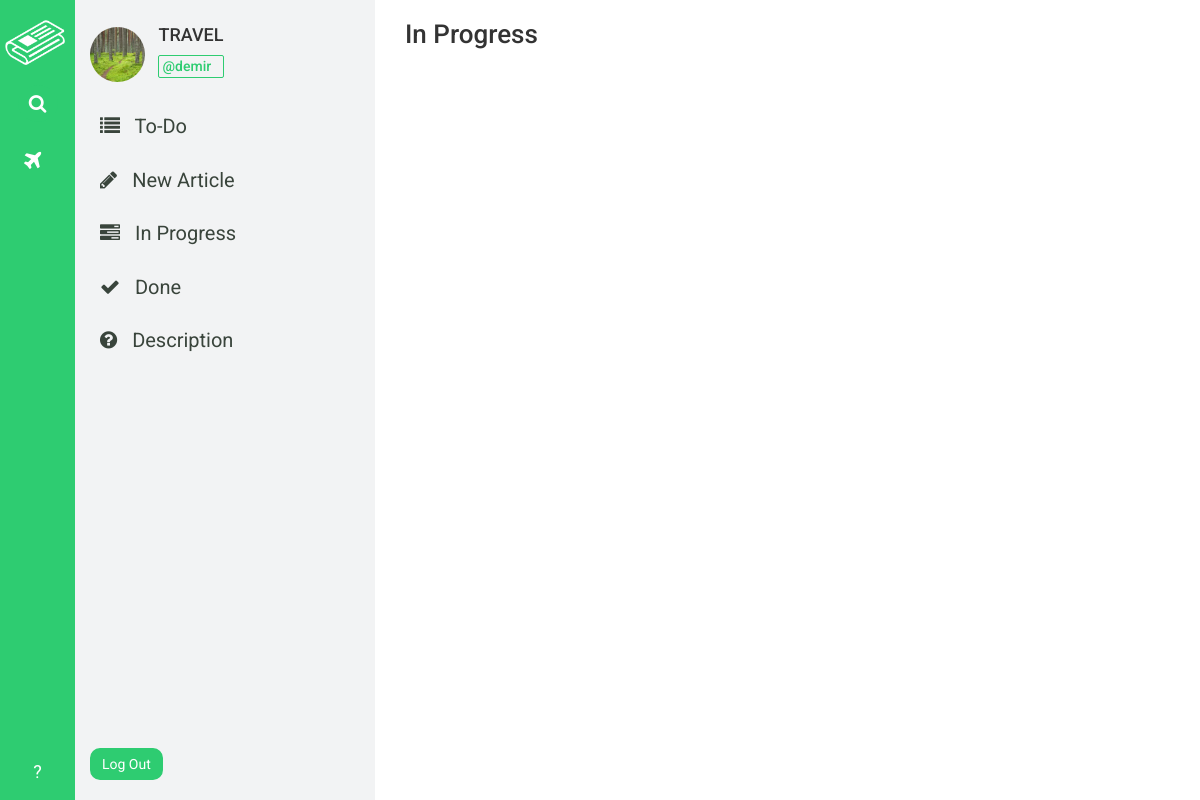
Before: /desk/TRAVEL/article/progress/ (signed in) with the older database file.
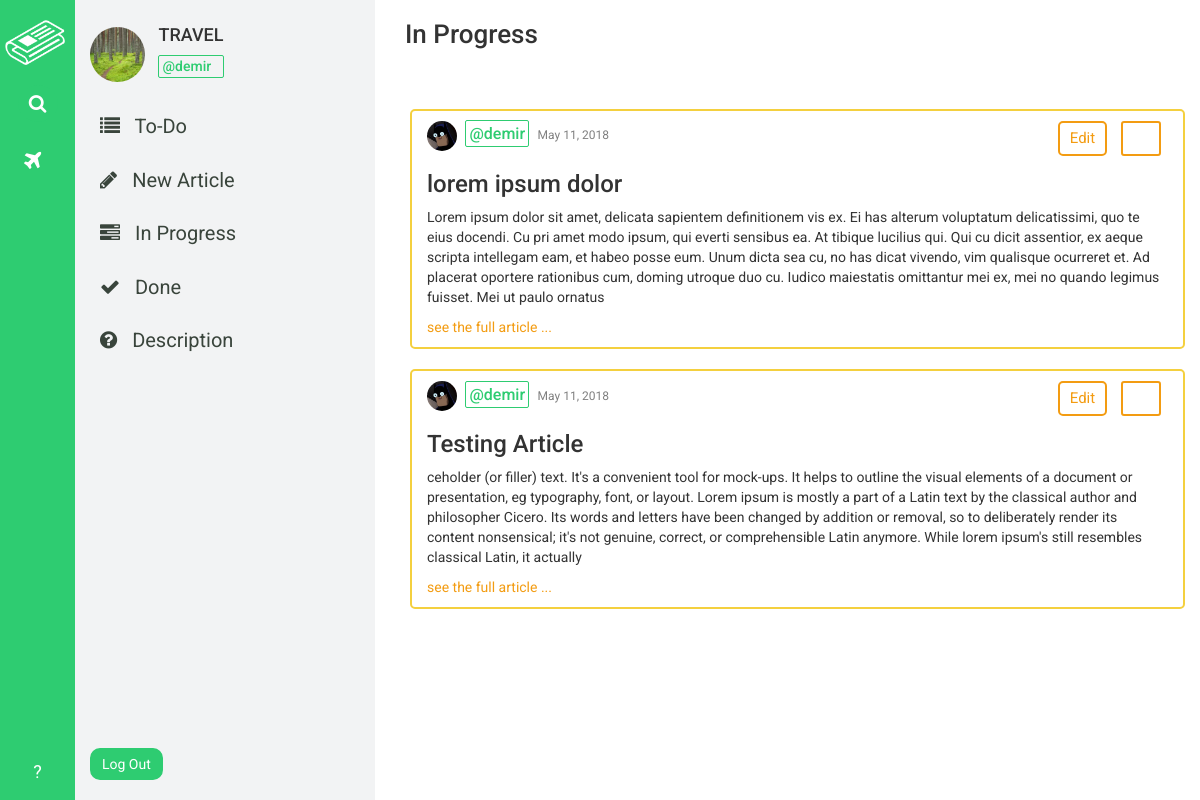
After: the same page with the newer database file.
### desk_app/models.py (models this page shows, shortened)
class DeskWorkers(models.Model):
    worker = models.ForeignKey(User, on_delete=models.CASCADE)
    joined_desk = models.ForeignKey(Desk, on_delete=models.CASCADE)

class Desk(models.Model):
    sub_editor = models.ForeignKey(User, on_delete=models.CASCADE)
    image = models.ImageField(
        upload_to='deks_images/', blank=False, null=False
    )
    CATEGORY_CHOICES = (
        ('WORLD', 'fa fa-globe'),
        ('METRO', 'fa fa-building'),
        ('POLITICS', 'fa-flag'),
        ('BUSINESS', 'fa fa-suitcase'),
        ('TECH', 'fa fa-code'),
        ('SCIENCE', 'fa fa-flask'),
        ('OPINION', 'fa fa-gavel'),
        ('HEALTH', 'fa fa-heart'),
        ('SPORTS', 'fa fa-bicycle'),
        ('ARTS', 'fa fa-paint-brush'),
        ('BOOKS', 'fa fa-book'),
        ('STYLE', 'fa fa-eye'),
        ('TRAVEL', 'fa fa-plane'),
        ('MAGAZINE', 'fa fa-file'),
        ('TABLOID', 'fa fa-phone'),
    )
    CATEGORY_COLOR_CHOICES = (
        ('WORLD', '#3498DB'),
        ('METRO', '#2980B9'),
        ('POLITICS', '#5D6D7E'),
        ('BUSINESS', '#2E4053'),
        ('TECH', '#F4D03F'),
        ('SCIENCE', '#2ECC71'),
        ('OPINION', '#9B59B6'),
        ('HEALTH', '#E74C3C'),
        ('SPORTS', '#58D68D'),
        ('ARTS', '#F39C12'),
        ('BOOKS', '#E67E22'),
        ('STYLE', '#F5B7B1'),
        ('TRAVEL', '#BB8FCE'),
        ('MAGAZINE', '#8E44AD'),
        ('TABLOID', '#A569BD'),
    )
    category = models.CharField(max_length=50, choices=CATEGORY_CHOICES)
    category_color = models.CharField(
        max_length=50, choices=CATEGORY_COLOR_CHOICES
    )
    name = models.CharField(max_length=30)
    description = models.TextField()
    creation_date = models.DateField(default=timezone.now)

class Article(models.Model):
    author = models.ForeignKey(User, on_delete=models.CASCADE)
    author_settings = models.ForeignKey(
            ProfileSettings, on_delete=models.CASCADE, null=True
        )
    desk = models.ForeignKey('Desk', on_delete=models.CASCADE, null=True)
    title = models.CharField(max_length=120)
    content = models.TextField()
    publish_date = models.DateField(default=timezone.now)
    category = models.CharField(max_length=50)
    pushed_to_done = models.BooleanField(default=False)
    pushed_to_publish = models.BooleanField(default=False)

### desk_app/views.py (the view)
# urls.py: path("<str:deskname>/article/progress/", views.in_progress, name='in_progress'),
@login_required
def in_progress(request, deskname):
    current_user = get_object_or_404(User, pk=request.user.id)
    desk = get_object_or_404(Desk, name=deskname)
    if request.POST.get("check_button"):
        hidden_id = request.POST.get("hidden_id")
        current_article = get_object_or_404(Article, pk=hidden_id)
        current_article.pushed_to_done = True
        current_article.save()
    try:
        all_articles = Article.objects.filter(pushed_to_done=False).order_by('-publish_date')
    except ObjectDoesNotExist:
        all_articles = None
    try:
        current_user_settings = ProfileSettings.objects.get(user=current_user)
    except ObjectDoesNotExist:
        current_user_settings = None
    try:
        current_user_desks = DeskWorkers.objects.filter(worker=current_user)
    except ObjectDoesNotExist:
        current_user_desks = None
    data = {
        'has_desk_navbar': True,
        'current_user': current_user,
        'desk': desk,
        'current_user_settings': current_user_settings,
        'current_user_desks': current_user_desks,
        'all_articles': all_articles,
    }
    return render(request, 'desk_app/in_progress.html', context=data)

### templates/desk_app/in_progress.html (shortened to what this page needs)
{% extends 'base.html' %}
{% load staticfiles %}
{% block css_link %}
<link rel="stylesheet" href="{% static 'desk_app/css/in_progress.css' %}" />
{% endblock %}
{% block content %}
<div id="wrapper">
  <h3 id="header">In Progress</h3>
  <br />
  <div id="article-container">
    {% for article in all_articles %}
    <div id="article-cell">
      <div id="author-info">
        <img src="{% static 'assets/pp.jpg' %}" alt="pp_image" height="30px" width="30px" />
        {% if article.author == desk.sub_editor %}
          <h4 style="color:#2ECC71; border:#2ECC71 1px solid ; padding:3px; border-radius:2px; font-size:16px">@{{ current_user.username }}</h4>
        {% else %}
          <h4 style="color:#3498DB; border:1px solid #3498DB; padding:3px; border-radius:2px; font-size:16px">@{{ current_user.username }}</h4>
        {% endif %}
        <p>{{ article.publish_date }}</p>
      </div>
      <div id="perform-buttons">
        <a href="{% url 'article_edit' deskname=desk.name article_id=article.id %}">Edit</a>
        <form method="post" action="{% url 'in_progress' deskname=desk.name %}" id="done-form">
          <button type="submit" name="check_button" value="True"><span id="form-span"></span></button>
        </form>
      </div>
      <h3>{{ article.title }}</h3>
      <p>{{ article.content|slice:"0:500" }}</p>
      <a href="{% url 'article_edit' deskname=desk.name article_id=article.id %}">see the full article ...</a>
    </div>
    {% endfor %}
  </div>
</div>
{% endblock %}

### templates/base.html (shortened to what this page needs)
{% load staticfiles %}
<!DOCTYPE html>
<html>
<head>
  <link rel="stylesheet" href="https://maxcdn.bootstrapcdn.com/bootstrap/3.3.7/css/bootstrap.min.css">
  <link rel="stylesheet" href="https://cdnjs.cloudflare.com/ajax/libs/font-awesome/4.7.0/css/font-awesome.min.css">
  <link rel="stylesheet" href="{% static 'base.css' %}">
  {% block css_link %}{% endblock %}
</head>
<body>
  {% if has_desk_navbar == True %}
    <div id="home-navbar-left-part">
      <a href="{% url 'dashboard' %}"><img src="{% static 'assets/white-logo.png' %}" alt="logo"/></a>
      <a id="home-search-link" href=""><p class="text-center"><i class="fa fa-search"></i></p></a>
      <div id="home-desk-links">
        {% for desk in current_user_desks %}
          <a href="{% url 'to_do' deskname=desk.joined_desk.name %}" id="desk-link"><p><i class="{{ desk.joined_desk.get_category_display }}"></i> <span>{{ desk.joined_desk.name }}</span></p></a>
        {% endfor %}
      </div>
      <a id="home-help-link" href="" class="text-center"><p class="text-center">?</p></a>
    </div>
    <div id="home-navbar-right-part">
      <div id="right-part-author-info">
        <img src="{{ desk.image.url }}" alt="Profile photo" height="55px" width="55px" />
        <div id="right-part-author-name">
          <h4> {{ desk.name }}</h4>
          {% if current_user == desk.sub_editor %}
            <h5 style="color:#2ECC71; border:#2ECC71 1px solid ; padding:3px; border-radius:2px;">@{{ current_user.username }}</h5>
          {% else %}
            <h5 style="color:#3498DB; border:1px solid #3498DB; padding:3px; border-radius:2px;">@{{ current_user.username }}</h5>
          {% endif %}
        </div>
      </div>
      <a href="{% url 'to_do' deskname=desk.name %}"><i class="fa fa-list"></i> To-Do</a>
      <a href="{% url 'new_article' deskname=desk.name %}"><i class="fa fa-pencil"></i> New Article</a>
      <a href="{% url 'in_progress' deskname=desk.name %}"><i class="fa fa-tasks"></i> In Progress</a>
      <a href=""><i class="fa fa-check"></i> Done</a>
      <a href=""><i class="fa fa-question-circle"></i> Description</a>
      <form method="POST" action="{% url 'logout' %}" id="logout_form">
        <input type="submit" value="Log Out" />
      </form>
    </div>
  {% endif %}
  {% block content %}{% endblock %}
</body>
</html>

### static/base.css (style rules this page uses)
html body { font-family: 'Roboto'; height: 100%; width: 100%; }
#home-navbar-left-part { height: 100% !important; width: 75px; background-color: #2ECC71; display: inline; position: fixed; z-index: 1 !important; }
#home-navbar-left-part img { height: 45px; margin-left: 5px; margin-top: 20px; display: block; }
#home-search-link p { color: white; font-size: 19px; background-color: #2ECC71; border-radius: 50%; width: 40px; padding: 5px; margin: 0 auto; margin-top: 20px; }
#home-help-link p { color: white; font-size: 18px; bottom: 0 !important; position: absolute; margin-bottom: 15px; width: 100%; }
#home-desk-links { width: 100%; height: 460px; margin-top: 20px; }
#desk-link p { color: white; font-size: 22px; background-color: transparent; width: 35px; height: auto; border-radius: 50%; padding: 4px; margin: 0 auto; margin-bottom: 10px; }
#home-navbar-right-part { height: 100vh; width: 300px; background-color: #F2F3F4; display:inline-block; margin-left: 75px; padding: 15px; position: fixed; }
#right-part-author-info { margin-bottom: -5px; background-color: transparent; }
#right-part-author-info img { border-radius: 50%; margin-bottom: 25px !important; }
#right-part-author-name { display: inline-block; background-color: transparent; margin-left: 10px; }
#right-part-author-info h4 { display: block; }
#right-part-author-info h5 { display: block; }
#home-navbar-right-part a { display: block; font-size: 20px; margin-bottom: 5px; padding: 10px; border-radius: 5px; color: #39443b; }
#home-navbar-right-part a i { margin-right: 10px; }
#logout_form input { border-radius: 10px; background-color: #2ECC71; border: 2px solid #2ECC71; color: white; bottom: 0; position: absolute; margin-bottom: 20px; padding: 4px 10px; }

### static/desk_app/css/in_progress.css (style rules this page uses)
#wrapper { margin-left: 375px !important; background-color: white; height: 100vh; width: 70%; padding-left: 30px; padding-right: 25px; overflow: auto; }
#header { font-weight: 500; font-size: 26px; }
#article-container { margin-top: 25px; height: auto; width: 100%; background-color: transparent; padding: 5px; }
#article-cell { height: auto; width: 100%; background-color: transparent; border-radius: 5px; padding: 10px 15px; border: 2px solid #F4D03F; padding-top: 10px; margin-bottom: 20px; }
#author-info img { display: inline; border-radius: 50%; }
#author-info h4 { display: inline; margin-left: 5px; }
#author-info p { display: inline; font-size: 12px; margin-left: 5px; color: gray; }
#author-info { margin-bottom: 10px; display: inline; width: 70%; background-color: transparent; }
#perform-buttons { display: inline-block; width: 25%; float: right; background-color: transparent; }
#perform-buttons form { display: inline-block; margin-left: 10px; }
#perform-buttons form button { border: 2px solid #F39C12; background-color: white; color: #2ECC71; border-radius: 3px; height: 35px; width: 40px; vertical-align: top !important; }
#perform-buttons a { display: inline-block; padding: 5px 10px; background-color: white; color: #F39C12; border-radius: 5px; font-size: 15px; border: 2px solid #F39C12; text-decoration: none; vertical-align: top !important; margin-left: 75px; }
#article-cell a { color: #F39C12; }

Changed rows visible on the page:
added Article: {{ current_user.username }} "demir", publish_date "May 11, 2018", title "lorem ipsum dolor", content "Lorem ipsum dolor sit amet, delicata sapientem definitionem vis ex. Ei has alterum voluptatum delicatissimi, quo te eius docendi. Cu pri amet modo ipsum, qui everti sensibus ea. At tibique lucilius qui. Qui cu dicit assentior, ex aeque scripta intellegam eam, et habeo posse eum. Unum dicta sea cu, no has dicat vivendo, vim qualisque ocurreret et. Ad placerat oportere rationibus cum, doming utroque duo cu. Iudico maiestatis omittantur mei ex, mei no quando legimus fuisset. Mei ut paulo ornatus"
added Article: {{ current_user.username }} "demir", publish_date "May 11, 2018", title "Testing Article", content "ceholder (or filler) text. It's a convenient tool for mock-ups. It helps to outline the visual elements of a document or presentation, eg typography, font, or layout. Lorem ipsum is mostly a part of a Latin text by the classical author and philosopher Cicero. Its words and letters have been changed by addition or removal, so to deliberately render its content nonsensical; it's not genuine, correct, or comprehensible Latin anymore. While lorem ipsum's still resembles classical Latin, it actually"
